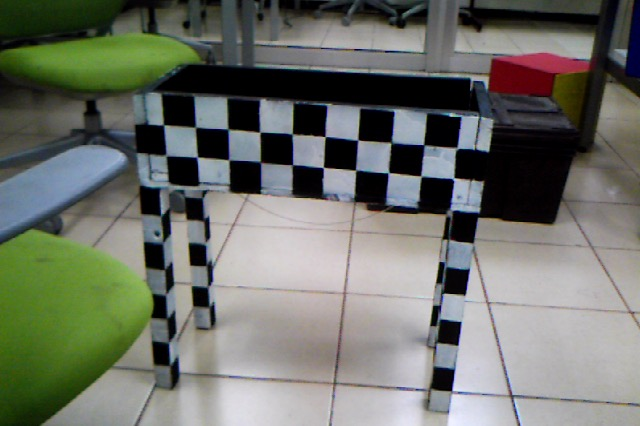
#> input picture Raspberrypi/depth_photos/b2_1.jpg, 640 x 426 px
$ python depthTest.py   (Python 2 division)
#> lines starting #> are read from the running program, lines starting #| are printed output that depends on the picture
# importing external libs
import cv2
import numpy as np
from copy import deepcopy
from matplotlib import pyplot as plt
import serial
import time
import math
import random
# imporging Roborregos libs
import Larc_vision_2017 as rb

imgR = cv2.imread('./depth_photos/b2_1.jpg',0)
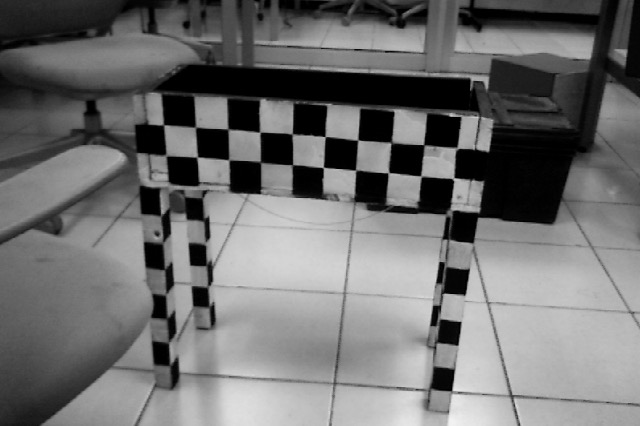
#> imgR: shape (426, 640); min 0, max 243, mean 111.5
imgL = cv2.imread('./depth_photos/base2.jpg',0)
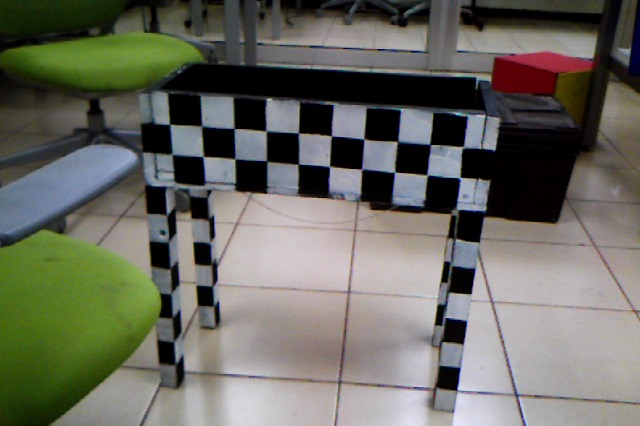
#> input picture Raspberrypi/depth_photos/base2.jpg, 640 x 426 px
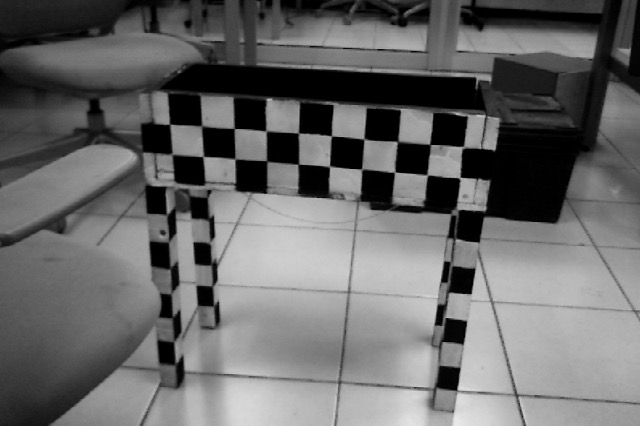
#> imgL: shape (426, 640); min 0, max 234, mean 105
mainFrame = cv2.imread('./depth_photos/base2.jpg')
#> mainFrame is the input picture: shape (426, 640, 3); mean B, G, R 96.8, 106.2, 105.9

cv2.imshow('derecha',imgR)
cv2.imshow('main',mainFrame)
cv2.imshow('izquierda',imgL)
cv2.waitKey(0)
cv2.destroyAllWindows()


def getCowXcenter(frame,maxLenT):
	left,right,up=rb.calcCowLimits(maxLenT)
	# print "cow x dist: ", right - left
	# print "y: ", up
	drawLimits(frame,left,right,up)
	return (left+right)/2

def drawLimits(frame,left,right,y):

	font = cv2.FONT_HERSHEY_SIMPLEX
	cv2.line(frame,(left,0),(left,480),(0,0,255),2)
	cv2.line(frame,(right,0),(right,480),(0,0,255),2)
	cv2.line(frame,(0,y),(640,y),(0,0,255),2)
	# cv2.putText(mainFrame,("diff L: " + str(left)),(30,20), font, 0.8,(0,0,255),1,cv2.LINE_AA)
	# cv2.putText(mainFrame,("diff R: " + str(640-right)),(30,50), font, 0.8,(0,0,255),1,cv2.LINE_AA)
	# cv2.putText(mainFrame,("diff Top: " + str(y)),(30,80), font, 0.8,(0,0,255),1,cv2.LINE_AA)


# calcultation time
this_time = time.time()

#stereo obj intializer
#> (the run stopped early here; a loop or call above may not have finished)
